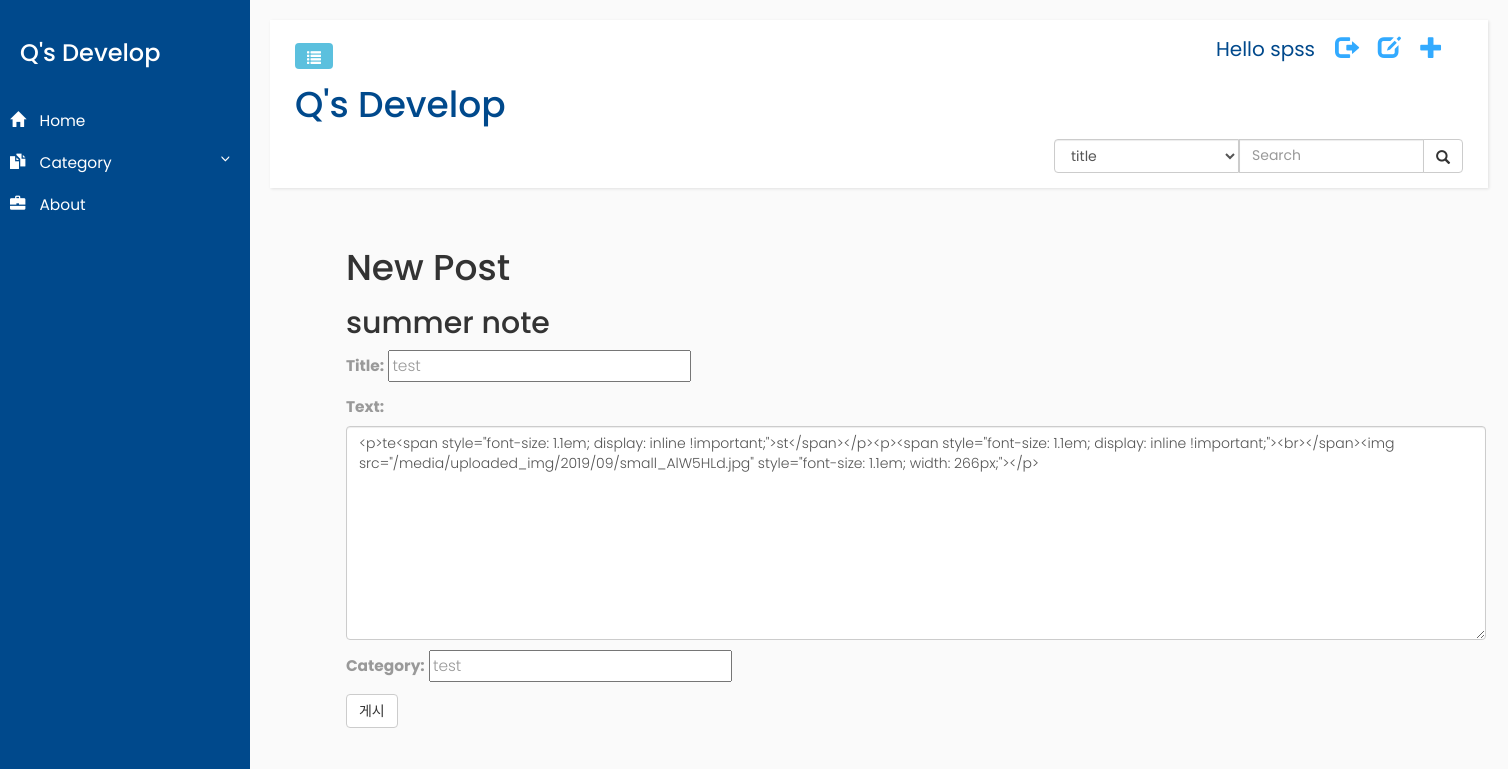
The app's page /post/new/2 (signed in) with its own data.
### blog/models.py (models this page shows, shortened)
class Post(models.Model):
    author = models.ForeignKey('auth.User',on_delete=models.CASCADE,)
    title = models.CharField(max_length=200)
    text = models.TextField()
    category = models.CharField(max_length=200)
    created_date = models.DateTimeField(default = timezone.now)
    published_date = models.DateTimeField(blank = True, null=True)

### blog/views.py (the view)
# urls.py: path('post/new/<int:pk>', views.post_new, name='post_new'),
@login_required(login_url='admin:login')
def post_new(request, pk):
    post_inst = get_object_or_404(Post, pk=pk)
    if request.method =='POST':
        form = PostForm(request.POST, request.FILES, instance=post_inst)
        if form.is_valid():
            post = form.save(commit=False)
            post.author = request.user
            post.save()
            return redirect('blog:post_detail', post.pk)
    else:
        form = PostForm(instance=post_inst)
    return render(request, 'blog/post_edit.html', {
        'form':form,
        'post':post_inst
    })

### blog/forms.py
class PostForm(forms.ModelForm):
    class Meta:
        model = Post
        fields =('title','text','category')
    def __init__(self, *args, **kwargs):
        super().__init__(*args, **kwargs)
        self.fields['text'].widget.attrs.update({
            'class':'form-control click2edit',
            'id':'summernote',
            })

### blog/templates/blog/post_edit.html (shortened to what this page needs)
{% extends 'blog/base.html' %}
{% load static %}
{% block content %}
<link href="http://cdnjs.cloudflare.com/ajax/libs/summernote/0.8.12/summernote.css" rel="stylesheet">
    <h1>New Post</h1>
    <h2>summer note</h2>
    <form name="frm" id="frm" action="" method="POST" class="post-form" enctype="multipart/form-data">
        {{ form.as_p }}
        <button type="submit" class="save btn btn-default">게시</button>
    </form>
{% endblock %}

### blog/templates/blog/base.html (shortened to what this page needs)
{% load static %}
<html>
    <head>
        <link rel="stylesheet" href="https://maxcdn.bootstrapcdn.com/bootstrap/3.3.7/css/bootstrap.min.css">
        <link rel="stylesheet" href="{% static 'blog/css/blog_frame.css'%}">
        <link rel="stylesheet" href="{% static 'blog/css/blog_container.css'%}">
        <link rel="stylesheet" href="{% static 'blog/css/blog_header.css'%}">
    </head>
    <body>
        <div class="wrapper">
            <nav id="sidebar">
                    <div class="sidebar-header">
                        <h3>Q's Develop</h3>
                    </div>
                    <div class="sidebar-ul">
                       <ul class="list-unstyled components">
                            <li>
                                <a href="{% url 'blog:post_list' %}">
                                    <i class="glyphicon glyphicon-home"></i>
                                    Home
                                </a>
                                <a href="#pageSubmenu" data-toggle="collapse" aria-expanded="false">
                                    <i class="glyphicon glyphicon-duplicate"></i>
                                    Category
                                </a>
                            </li>
                            <li>
                                <a href="{% url 'blog:about' %}">
                                    <i class="glyphicon glyphicon-briefcase"></i>
                                    About
                                </a>
                            </li>
                        </ul>
                    </div>
                </nav>
            <div id="content">
                <nav class="navbar navbar-default">
                    <div class="container-fluid">
                        <div class="navbar-header">
                            <button type="button" id="sidebarCollapse" class="btn btn-info navbar-btn">
                                <span class="glyphicon glyphicon-list"></span>
                            </button>
                        </div>
                        {% if user.is_authenticated %}
                        <a href="{% url 'blog:post_new_init' %}" class="top-menu"><span class="glyphicon glyphicon-plus"></span></a>
                        <a href="{% url 'blog:post_draft_list' %}" class="top-menu"><span class="glyphicon glyphicon-edit"></span></a>
                        <a href="{% url 'logout' %}" class="top-menu"><span class="glyphicon glyphicon-log-out"></span></a>
                        <span class="userName">Hello {{ user.username }}</span>
                        {% else %}
                        <a href="{% url 'blog:signin' %}" class="top-menu"><span class="glyphicon glyphicon-log-in"></span></span></a>
                        {% endif %}
                        <h1 id="blog-title"><a href="http://127.0.0.1:8000/">Q's Develop</a></h1>
                        <div class ="search-box">
                            <form class="search-box-form" action="{% url 'blog:post_list' %}" method="get">
                                <div class="input-group">
                                    <select name ='fd_name' class="form-control" >
                                            <option value ='title'>title</option>
                                    </select>
                                    <input type="text" name="item" class="form-control" placeholder="Search">
                                    <div class="input-group-btn">
                                        <button class='btn btn-default' type='submit'>
                                            <i class="glyphicon glyphicon-search"></i>
                                        </button>
                                    </div>
                                </div>
                            </form>
                        </div>
                    </div>
                </nav>
                <div class = "container">
                    <div>
                        {% block content%}
                        {% endblock%}
                    </div>
                </div>
            </div>
        </div>
    </body>
</html>

### blog/static/blog/css/blog_frame.css (style rules this page uses)
body { font-family: 'Poppins', sans-serif; background: #fafafa; }
p { font-family: 'Poppins', sans-serif; font-size: 1.1em; font-weight: 300; line-height: 1.7em; color: #999; }
a, a:hover, a:focus { color: inherit; text-decoration: none; transition: all 0.3s; }
.navbar { padding: 15px 10px; background: #fff; border: none; border-radius: 0; margin-bottom: 40px; box-shadow: 1px 1px 3px rgba(0, 0, 0, 0.1); }
.navbar-btn { box-shadow: none; outline: none !important; border: none; }
i, span { display: inline-block; }
.wrapper { display: flex; align-items: stretch; }
#sidebar { min-width: 250px; max-width: 250px; background: #00498c; color: #fff; transition: all 0.3s; }
#sidebar ul li a { text-align: left; }
#sidebar .sidebar-header { padding: 20px; background: #00498c; position: fixed; padding-right: 0; }
#sidebar .sidebar-ul { position: fixed; width: 250px; top: 80px; }
#sidebar .sidebar-ul ul.components { padding: 20px 0; position: relative; }
#sidebar ul li a { padding: 10px; font-size: 1.1em; display: block; }
#sidebar ul li a i { margin-right: 10px; }
a[data-toggle="collapse"] { position: relative; }
a[aria-expanded="false"]::before, a[aria-expanded="true"]::before { content: '\e259'; display: block; position: absolute; right: 20px; font-family: 'Glyphicons Halflings'; font-size: 0.6em; }
#content { padding: 20px; min-height: 100vh; transition: all 0.3s; }

### blog/static/blog/css/blog_container.css (style rules this page uses)
#content { width: 100%; }
.container { margin-right: auto; margin-left: 5%; }

### blog/static/blog/css/blog_header.css (style rules this page uses)
#blog-title { color: #00498c; size : 100px; margin-top: 50px; }
.top-menu, .top-menu:hover, .top-menu:visited { color: #32AAFF; float: right; font-size: 17pt; margin-right: 20px; }
.userName { float: right; margin-right: 20px; color: #00498c; font-family: inherit; font-size: 20px; }
.input-group { display: inline-flex; float: right; }
.input-group-btn { width: 40px; }
.input-group-btn button { height: 34px; }

### records on screen
Post: title "test", text "<p>te<span style=\"font-size: 1.1em; display: inline !important;\">st</span></p><p><span style=\"font-size: 1.1em; display: inline !important;\"><br></span><img src=\"/media/uploaded_img/2019/09/small_AlW5HLd.jpg\" style=\"font-size: 1.1em; width: 266px;\"></p>", category "test"

### other values on screen
{{ user.username }} "spss"
